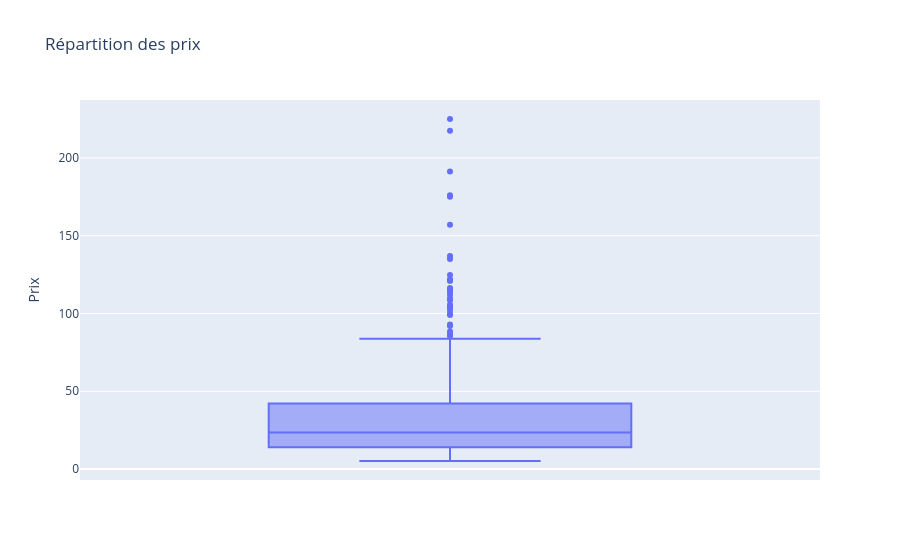

Notebook source saved alongside this figure:
### Code cell
#Autre méthode avec plotly express
import plotly.express as px

fig = px.box(df_final, y='price', title='Répartition des prix')
fig.update_layout(
    yaxis_title='Prix',
    height=700  # Tu peux adapter la valeur (ex: 500, 700, etc.)
)
fig.show()

### Figure 1 — Plotly figure (JSON) as saved in the notebook; plotly's stock layout.template omitted (floating-point values rounded to 4 significant figures; data arrays with more than 128 entries replaced by an {"elided": "..."} marker saying what was removed)
{"data": [{"alignmentgroup": "True", "hovertemplate": "price=%{y}<extra></extra>", "legendgroup": "", "marker": {"color": "#636efa"}, "name": "", "notched": false, "offsetgroup": "", "orientation": "v", "showlegend": false, "type": "box", "x0": " ", "xaxis": "x", "y": {"elided": "714 float values"}, "y0": " ", "yaxis": "y"}], "layout": {"autosize": true, "boxmode": "group", "legend": {"tracegroupgap": 0}, "title": {"text": "Répartition des prix"}, "xaxis": {"anchor": "y", "autorange": true, "domain": [0, 1], "range": [-0.5, 0.5], "type": "category"}, "yaxis": {"anchor": "x", "autorange": true, "domain": [0, 1], "range": [-7.011, 237.2], "title": {"text": "Prix"}, "type": "linear"}}}
